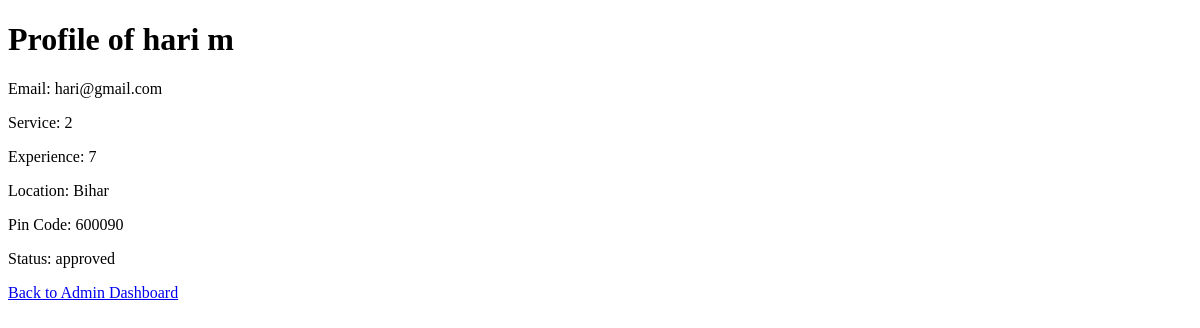
Page /professional_profile/1 on the earlier database version.
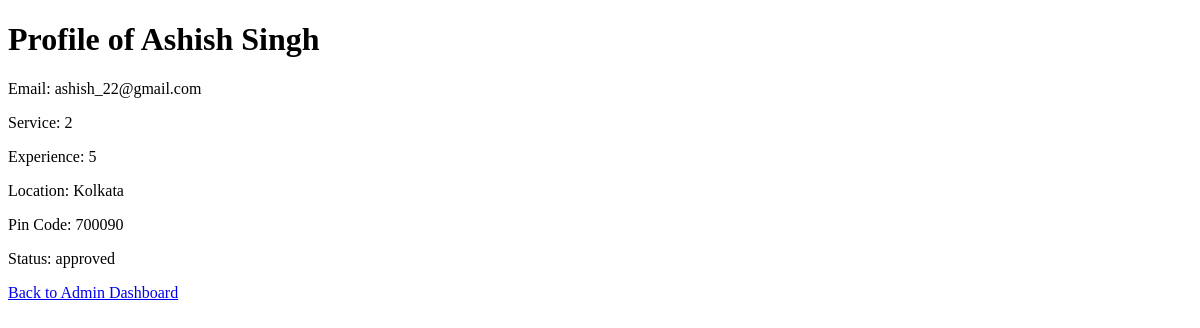
Same page on the later database version.
### backend/models.py (models this page shows)
class Prof_Info(db.Model):
    __tablename__="prof_info"
    id=db.Column(db.Integer,primary_key=True)
    email=db.Column(db.String,unique=True,nullable=False)
    password=db.Column(db.String,nullable=False)
    role=db.Column(db.Integer,default=2)
    full_name=db.Column(db.String,nullable=False)
    service_name=db.Column(db.Integer, db.ForeignKey("service.id"), nullable=False)
    experience=db.Column(db.Integer,nullable=False)
    location=db.Column(db.String,nullable=False)
    pin_code=db.Column(db.Integer,nullable=False)
    prof_status=db.Column(db.String,default='requested')#requested,approved,rejected,blocked

### backend/controllers.py (the view)
@app.route("/professional_profile/<int:id>")
def view_professional_profile(id):
    professional = Prof_Info.query.get(id)
    if professional:
        return render_template("professional_profile.html", professional=professional)
    else:
        return "Professional not found", 404

### templates/professional_profile.html (shortened to what this page needs)
<!DOCTYPE html>
<html lang="en">
<head>
</head>
<body>
    <h1>Profile of {{ professional.full_name }}</h1>
    <p>Email: {{ professional.email }}</p>
    <p>Service: {{ professional.service_name }}</p>
    <p>Experience: {{ professional.experience }}</p>
    <p>Location: {{ professional.location }}</p>
    <p>Pin Code: {{ professional.pin_code }}</p>
    <p>Status: {{ professional.prof_status }}</p>
    <a href="{{ url_for('admin_dashboard') }}">Back to Admin Dashboard</a>
</body>
</html>

Differences in the rows shown:
changed Prof_Info "approved": full_name "hari m" → "Ashish Singh"; email "hari@gmail.com" → "ashish_22@gmail.com"; experience "7" → "5"; location "Bihar" → "Kolkata"; pin_code "600090" → "700090"
